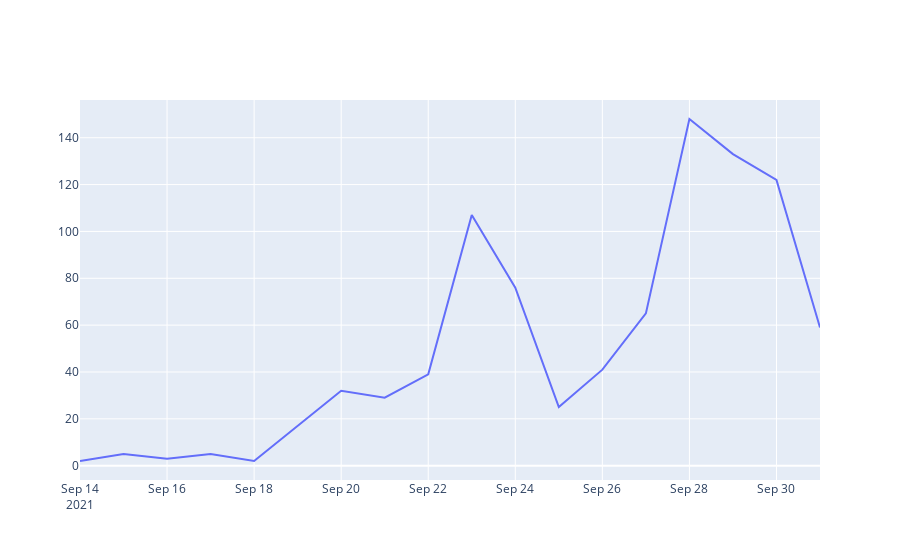

This figure's notebook cell:
### Markdown cell above
## Plotly graphs

### Code cell
import numpy as np
import pandas as pd
import plotly.express as px
import plotly.graph_objects as go

# plotly.graph_objects
colors = px.colors.qualitative.Plotly
fig = go.Figure()
fig.add_traces(go.Scatter(x=xx.reset_index()["date"] ,y = xx['tweet'], mode = 'lines', line=dict(color=colors[0])))
fig.show()

### Figure 1 — Plotly figure (JSON) as saved in the notebook; plotly's stock layout.template omitted (floating-point values rounded to 4 significant figures)
{"data": [{"line": {"color": "#636EFA"}, "mode": "lines", "type": "scatter", "x": ["2021-09-14", "2021-09-15", "2021-09-16", "2021-09-17", "2021-09-18", "2021-09-20", "2021-09-21", "2021-09-22", "2021-09-23", "2021-09-24", "2021-09-25", "2021-09-26", "2021-09-27", "2021-09-28", "2021-09-29", "2021-09-30", "2021-10-01"], "y": [2, 5, 3, 5, 2, 32, 29, 39, 107, 76, 25, 41, 65, 148, 133, 122, 59]}], "layout": {}}
